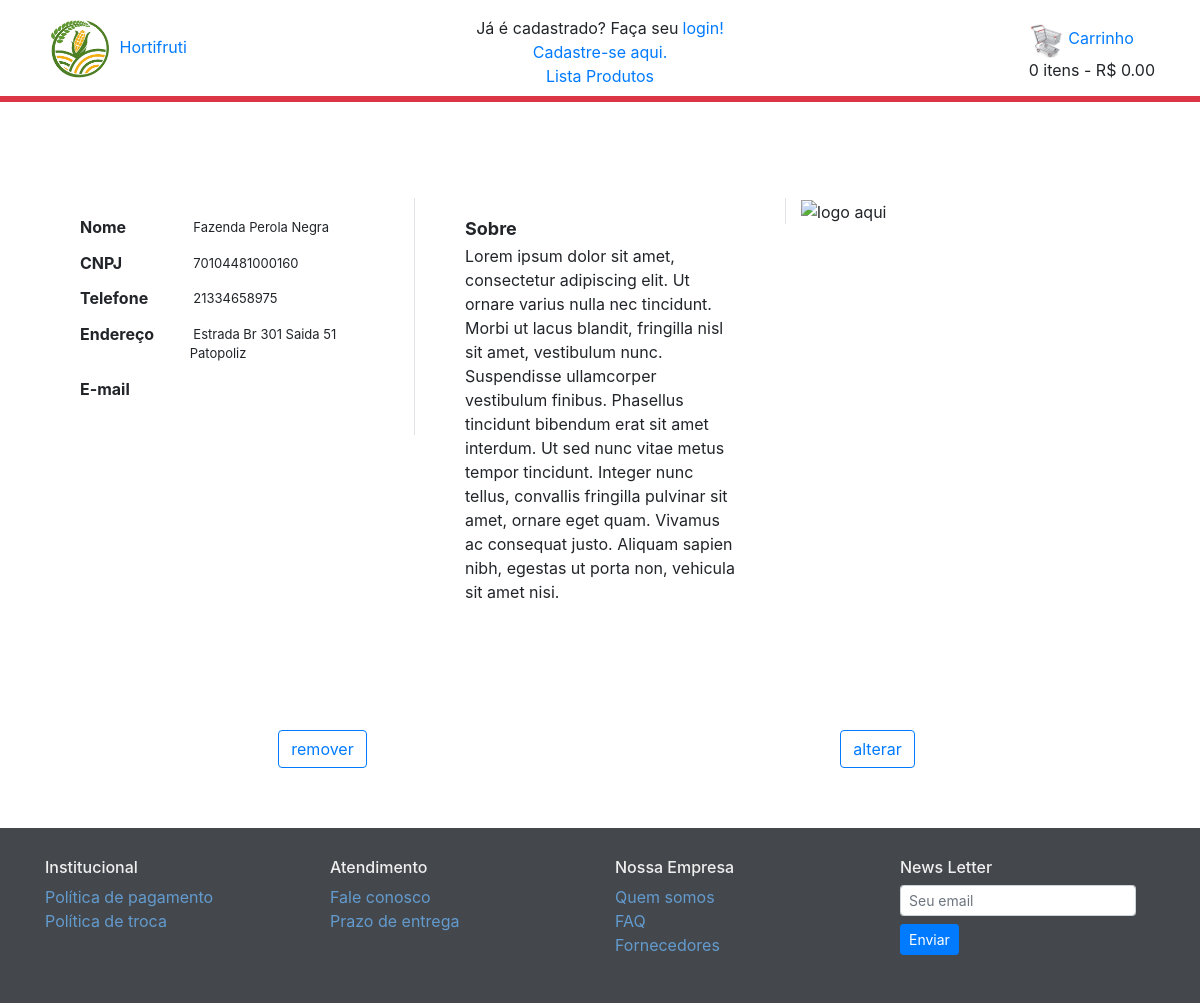
Screenshot of /fornecedor/visualisar_fornecedor/6 with the database file from the repository.
### fornecedor/models.py (models this page shows, shortened)
class Fornecedor( models.Model ):
    Nome     = models.CharField( max_length = 100 , unique = True , blank = False )
    Endereco = models.CharField( max_length = 100 , unique = False , blank = False )
    Telefone = models.CharField( max_length = 25 , unique = True , blank = False )
    CNPJ     = models.CharField( max_length = 30 , unique = True , blank = False )
    class Meta:
        db_table = 'fornecedor'

### fornecedor/views.py (the view)
# urls.py: path('visualisar_fornecedor/<int:id>', views.mostrar_fornecedor ),
def mostrar_fornecedor( request , **kwargs ):
    forn = Fornecedor.objects.get( id = kwargs[ "id" ] )
    return render( request , "fornecedor/mostrar.html" , {'forn':forn } )

### carrinho/carrinho.py (called while the page is built)
    def get_gasto_total( self ):
        soma = 0
        for idt in self.carrinho :
            soma += float( self.get_preco_total( idt ) )
        return str( soma )

    def get_qtd_total( self ):
        return sum( self.get_quantidade( idt ) for idt in self.carrinho.keys() )

### carrinho/context.py (called while the page is built)
def context_carrinho( request ):
    carrinho = Carrinho( request )
    qtd   = carrinho.get_qtd_total()
    gasto = carrinho.get_gasto_total()
    return{
        'qtd':qtd,
        'gasto':gasto
    }

### fornecedor/templates/fornecedor/mostrar.html (shortened to what this page needs)
{% extends 'base.html' %}
{% load static %}
{% block corpo %}
    <div class = "container" style = "margin-top: 80px ;">
        <div class = "row mb-2">
            <div style = "height: 100%;"
            class = "col-md-4 col-12 border-right">
                <div class = "card h-100 border-0">
                    <div class = "card-body">
                        <div class = "row">
                            <h6 class = "col-4 font-weight-bold" style = "font-size: medium;">Nome</h6>
                            <p class = "col-8" style = "font-size: small;">&nbsp;{{ forn.Nome }}</p>
                        </div>
                        <div class = "row">
                            <h6 class = "col-4 font-weight-bold" style = "font-size: medium;">CNPJ</h6>
                            <p class = "col-8" style = "font-size: small;">&nbsp;{{ forn.CNPJ }}</p>
                        </div>
                        <div class = "row">
                            <h6 class = "col-4 font-weight-bold" style = "font-size: medium;">Telefone</h6>
                            <p class = "col-8" style = "font-size: small;">&nbsp;{{ forn.Telefone }}</p>
                        </div>
                        <div class = "row">
                            <h6 class = "col-4 font-weight-bold" style = "font-size: medium;">Endereço</h6>
                            <p class = "col-8" style = "font-size: small;">&nbsp;{{ forn.Endereco }}</p>
                        </div>
                        <div class = "row">
                            <h6 class = "col-4 font-weight-bold" style = "font-size: medium;">E-mail</h6>
                            <p class = "col-8" style = "font-size: small;" alt = "lolololo">&nbsp;{{ forn.Mail }}</p>
                        </div>
                    </div>
                </div>
            </div>
            <div style = "height: 100%;" class = "col-md-4 col-12">
                <div class = "card h-100 border-0">
                    <div class = "card-body">
                        <h5 class = "col-12 mb-1 font-weight-bold" , style = "font-size: large;">
                            Sobre
                        </h5>
                        <p class = "col-12">
                            Lorem ipsum dolor sit amet, consectetur adipiscing elit. Ut ornare varius
                            nulla nec tincidunt. Morbi ut lacus blandit, fringilla nisl sit amet,
                            vestibulum nunc. Suspendisse ullamcorper vestibulum finibus. Phasellus
                            tincidunt bibendum erat sit amet interdum. Ut sed nunc vitae metus
                            tempor tincidunt. Integer nunc tellus, convallis fringilla pulvinar sit
                            amet, ornare eget quam. Vivamus ac consequat justo. Aliquam sapien nibh,
                            egestas ut porta non, vehicula sit amet nisi.
                        </p>
                    </div>
                </div>
            </div>
            <div style = "height: 100%;" class = "col-md-4 col-12 border-left">
                <img src = ... alt = "logo aqui">
            </div>
        </div>
        <div class = "row" style = "margin-top: 90px; margin-bottom: 60px;" >
            <div class = "col-12 col-md-6 text-center">
                <button class = "btn btn-outline-primary" id = "btn-del"> remover </button>
            </div>
            <div class = "col-6 col-md-6 text-center">
                <a href = "../edita_fornecedor/{{ forn.id }}" class = "btn btn-outline-primary btn-alt"> alterar</a>
            </div>
        </div>
    </div>
{% endblock %}

### static/css/base.css (style rules this page uses)
body { display: flex; min-height: 100vh; flex-direction: column; }
.barra { overflow-y: scroll; }

### rows the page displays
Fornecedor: Nome "Fazenda Perola Negra", CNPJ "70104481000160", Telefone "21334658975", Endereco "Estrada Br 301 Saida 51 Patopoliz"

### other values shown
{{ qtd }} "0"
{{ gasto | floatformat:2 | intcomma }} "0.00"
